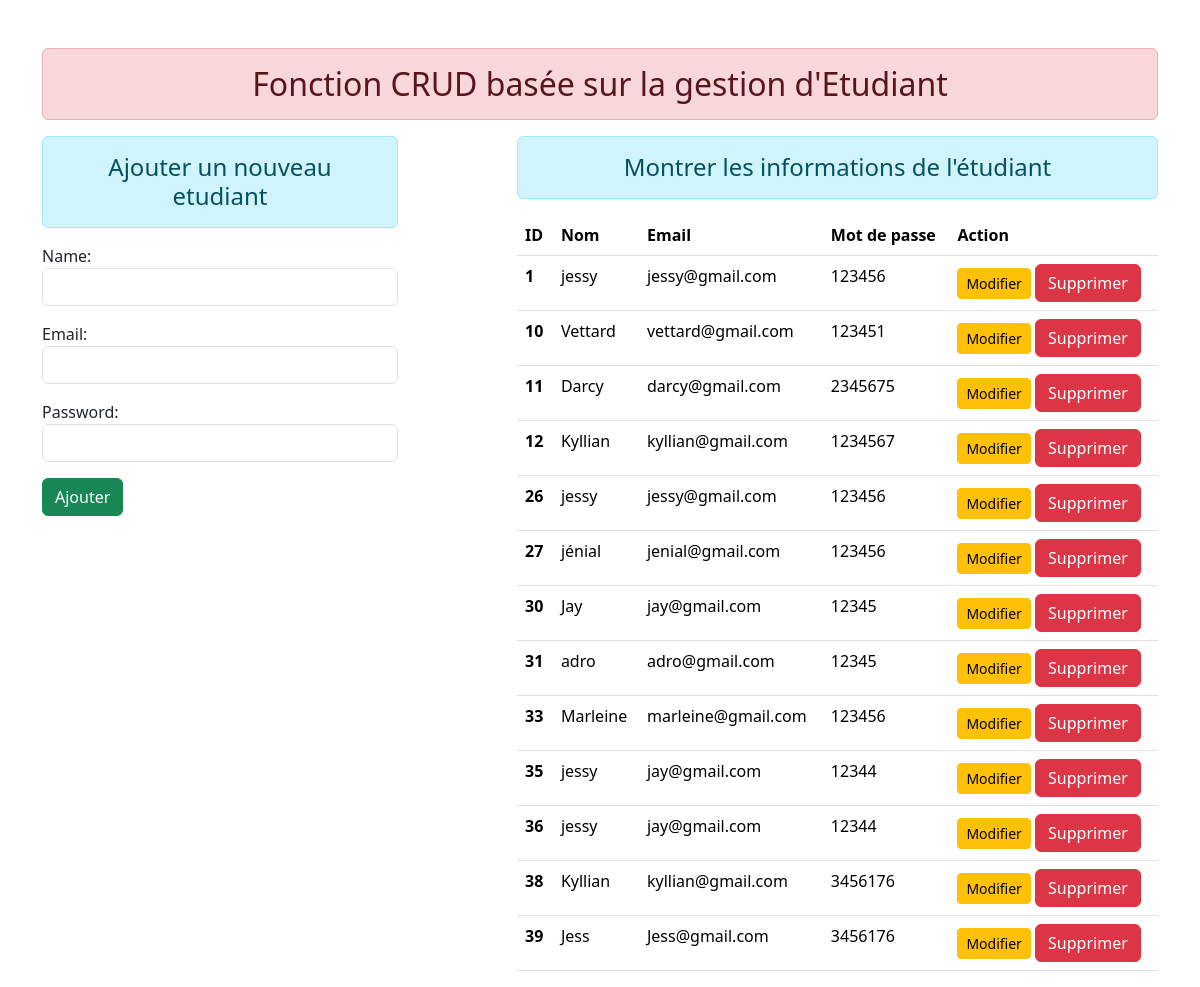
The page / on the database its author committed.
### Etudiant/models.py (models this page shows)
class User(models.Model):
    name = models.CharField(max_length=70)
    email = models.CharField(max_length=100)
    password = models.CharField(max_length=100)

### Etudiant/views.py (the view)
# urls.py: path('',views.add_show, name = "addandshow"),
def add_show(request):
    if request.method == 'POST':
        fm = StudentRegistration(request.POST)
        if fm.is_valid():
            nm = fm.cleaned_data['name']
            em = fm.cleaned_data['email']
            pw = fm.cleaned_data['password']
            reg = User(name = nm, email = em, password = pw )
            reg.save()
            fm = StudentRegistration()
    else:
        fm = StudentRegistration()
    stud = User.objects.all()
    return render(request, 'Etudiant/addandshow.html',{'form':fm, 'stu': stud })

### Etudiant/forms.py
class StudentRegistration(forms.ModelForm):
    class Meta:
        model = User
        fields = ['name','email','password']
        widgets = {
            'name': forms.TextInput(attrs={'class':'form-control'}),
            'email': forms.EmailInput(attrs={'class':'form-control'}),
            'password': forms.PasswordInput(render_value=True, attrs={'class':'form-control'}),
        }

### Etudiant/templates/Etudiant/addandshow.html (shortened to what this page needs)
{% extends 'Etudiant/base.html' %}
{% block content%}
<div class="row">
    <div class="col-sm-4">
        <h4 class="text-center alert alert alert-info"> Ajouter un nouveau etudiant</h4>
            <form action="" method="POST">
                {{form.as_p}}
                <input type="submit" class="btn btn-success" value="Ajouter">
            </form>
    </div>
    <div class="col-sm-7 offset-1">
        <h4 class="text-center alert alert alert-info">Montrer les informations de l'étudiant</h4>
        {% if stu %}
        <table class="table table-hover">
            <thead>
              <tr>
                <th scope="col">ID</th>
                <th scope="col">Nom</th>
                <th scope="col">Email</th>
                <th scope="col">Mot de passe</th>
                <th scope="col">Action</th>
              </tr>
            </thead>
            <tbody>
                {% for st in stu %}
              <tr>
                <th scope="row">{{st.id}}</th>
                <td>{{st.name}}</td>
                <td>{{st.email}}</td>
                <td>{{st.password}}</td>
                <td>
                  <a href="{% url 'updatedata' st.id %}" class="btn btn-warning btn-sm">Modifier</a>
                  <form action="{% url 'deletedata' st.id %}" method="post" class="d-inline">
                    <input type="submit" class="btn btn-danger" value="Supprimer">
                  </form>
                </td>
              </tr>
                {% endfor %}
            </tbody>
        </table>
        {% else %}
        <h4 class="text-center alert alert-warning">Pas d'enregistrement</h4>
        {% endif %}
    </div>
</div>
{% endblock content %}

### Etudiant/templates/Etudiant/base.html (shortened to what this page needs)
<!doctype html>
{% load static%}
<html lang="fr">
  <head>
    <link rel="stylesheet" href="{% static 'Etudiant/css/bootstrap.css' %}">
  </head>
  <body>
    <div class="container mt-5">
        <h2 class="text-center alert alert-danger">Fonction CRUD basée sur la gestion d'Etudiant</h2>
        {% block content%} {% endblock content%}
    </div>
  </body>
</html>

### rows shown on the page
User: id "1", name "jessy", email "jessy@gmail.com", password "123456"
User: id "10", name "Vettard", email "vettard@gmail.com", password "123451"
User: id "11", name "Darcy", email "darcy@gmail.com", password "2345675"
User: id "12", name "Kyllian", email "kyllian@gmail.com", password "1234567"
User: id "26", name "jessy", email "jessy@gmail.com", password "123456"
User: id "27", name "jénial", email "jenial@gmail.com", password "123456"
User: id "30", name "Jay", email "jay@gmail.com", password "12345"
User: id "31", name "adro", email "adro@gmail.com", password "12345"
User: id "33", name "Marleine", email "marleine@gmail.com", password "123456"
User: id "35", name "jessy", email "jay@gmail.com", password "12344"
User: id "36", name "jessy", email "jay@gmail.com", password "12344"
User: id "38", name "Kyllian", email "kyllian@gmail.com", password "3456176"
User: id "39", name "Jess", email "Jess@gmail.com", password "3456176"
